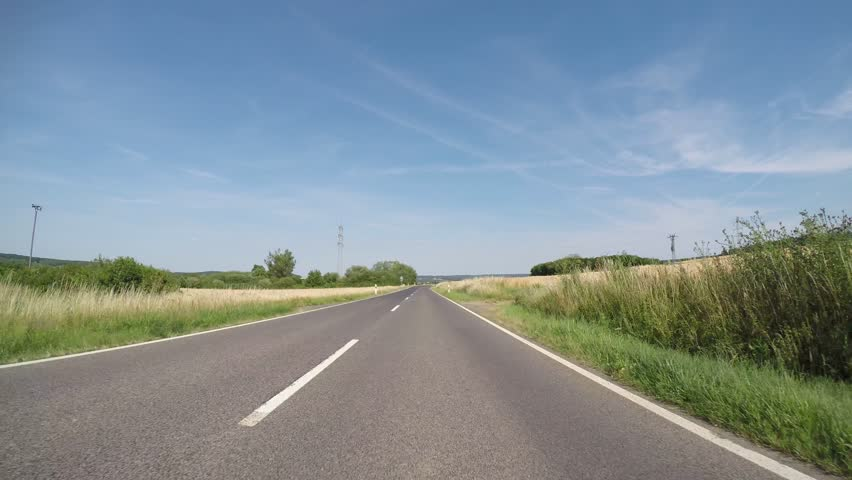
#> input picture road.jpg, 852 x 480 px, given in place of test.mp4, which was not available
$ python lane.py
#> lines starting #> are read from the running program, lines starting #| are printed output that depends on the picture; after the words box and inside, x2 and y2 are one past the last pixel; in counts of white or black regions, pixels touching at a corner belong together; pictures that were not available may be replaced by others from this repository, and a replacement may not be noted
import numpy as np
import cv2

def grayscale(img):
    return cv2.cvtColor(img, cv2.COLOR_BGR2GRAY)

def canny(img, low_threshold, high_threshold):
    return cv2.Canny(img, low_threshold, high_threshold)

def gaussian_blur(img, kernel_size):
    return cv2.GaussianBlur(img, (kernel_size, kernel_size), 0)

def region_of_interest(img, vertices):

    mask = np.zeros_like(img)

    if len(img.shape) > 2:
        channel_count = img.shape[2]  # i.e. 3 or 4 depending on your image
        ignore_mask_color = (255,) * channel_count
    else:
        ignore_mask_color = 255

    cv2.fillPoly(mask, vertices, ignore_mask_color)

    masked_image = cv2.bitwise_and(img, mask)
    return masked_image


def draw_lines(img, lines, color=(255, 0, 0), thickness=3):
    while lines is not None:
        for line in lines:
            for x1,y1,x2,y2 in line:
                return cv2.line(img, (x1, y1), (x2, y2), color, thickness)

def hough_lines(img, rho, theta, threshold, min_line_len, max_line_gap):
    lines = cv2.HoughLinesP(img, rho, theta, threshold, minLineLength=min_line_len, maxLineGap=max_line_gap)
    line_img = np.zeros(img.shape, dtype=np.uint8)
    draw_lines(line_img, lines)
    return line_img

def weighted_img(img, initial_img, a=0.8, b=1., c=0.):
    return cv2.addWeighted(initial_img, a, img, b, c)

cap = cv2.VideoCapture('test.mp4')

while(cap.isOpened()):
    ret, frame = cap.read()
#> frame is the input picture: shape (480, 852, 3); mean B, G, R 151.8, 145.1, 129.9
    frame = cv2.resize(frame, (0,0), fx=0.5, fy=0.5)
#> frame: shape (240, 426, 3)

    # convert images to grayscale
    gray = cv2.cvtColor(frame, cv2.COLOR_BGR2GRAY)
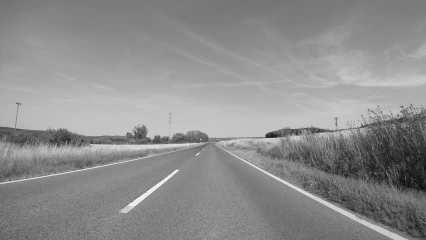
#> gray: shape (240, 426); min 10, max 245, mean 141.5

    # to detect yello lane, we need use HSV color space
    hsv = cv2.cvtColor(frame, cv2.COLOR_BGR2HSV)
#> hsv: shape (240, 426, 3); mean H, S, V 66.9, 74.3, 165.5

    # define target range for yello value
    lower_yellow = np.array([20, 100, 100], dtype = "uint8")
    upper_yellow = np.array([30, 255, 255], dtype = "uint8")

    # mask to the original RGB image
    mask_yellow = cv2.inRange(hsv, lower_yellow, upper_yellow)
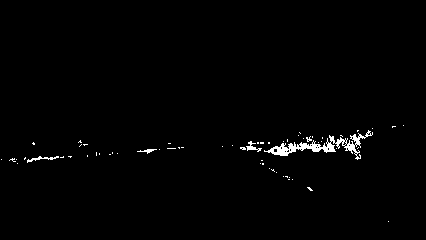
#> mask_yellow: shape (240, 426); 1.1% white; 62 white regions (58 under 20 px), largest, box (x1, y1, x2, y2) and area: (264, 130, 373, 160) 774, (27, 156, 59, 163) 72, (246, 141, 262, 152) 65, (137, 149, 157, 154) 40
    mask_white = cv2.inRange(gray, 200, 255)
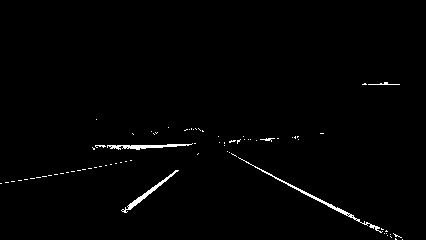
#> mask_white: shape (240, 426); 1.1% white in thin lines or dots, all inside (x1, y1, x2, y2) = (0, 82, 403, 240)
    mask_yw = cv2.bitwise_or(mask_white, mask_yellow)
#> mask_yw: shape (240, 426); 2.3% white in thin lines or dots, all inside (x1, y1, x2, y2) = (0, 82, 404, 240)
    mask_yw_image = cv2.bitwise_and(gray, mask_yw)
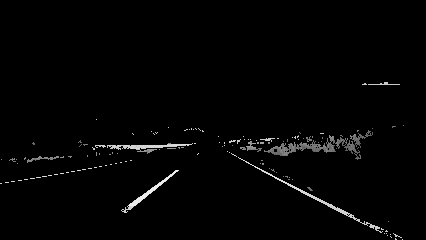
#> mask_yw_image: shape (240, 426); min 0, max 245, mean 3.8

    # gaussian blur
    kernel_size = 5
    gauss_gray = gaussian_blur(mask_yw_image,kernel_size)
#> in gaussian_blur, `return cv2.GaussianBlur(img, (kernel_size, kernel_size), 0)`:
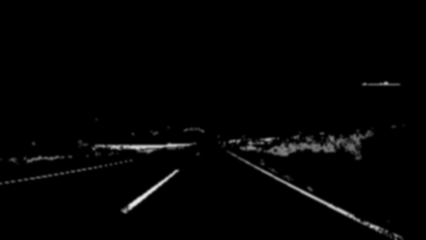
#> returned value: shape (240, 426); min 0, max 235, mean 3.8

    # cany edge detection
    low_threshold = 5
    high_threshold = 100
    canny_edges = cv2.Canny(gauss_gray,low_threshold,high_threshold)
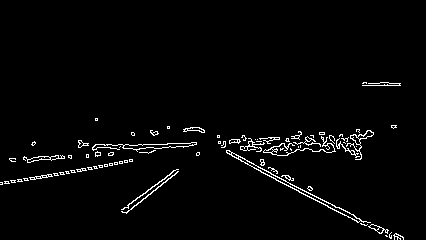
#> canny_edges: shape (240, 426); 2.5% white in thin lines or dots, all inside (x1, y1, x2, y2) = (0, 82, 404, 240)

    # create a region of interest
    max_width = frame.shape[1]
#> max_width = 426
    max_height = frame.shape[0]
#> max_height = 240
    width_delta = int(max_width/20)
#> width_delta = 21
    vertices = np.array([[(0, max_height), (max_width/2+140, max_height), (max_width/2 - width_delta/4, max_height/2+170), (max_width/3 - width_delta/4, max_height/2+170)]], np.int32)
    roi = region_of_interest(canny_edges, vertices)
#> in region_of_interest, `cv2.fillPoly(mask, vertices, ignore_mask_color)`: mask: shape (240, 426); every value is 0

    # transforms these points into lines inside of Hough space
    minLineLength = 1
    maxLineGap = 15000
    lines = hough_lines(roi,1,np.pi/180,50,minLineLength,maxLineGap)
#> in hough_lines, `lines = cv2.HoughLinesP(img, rho, theta, threshold, minLineLength=min_..`: lines = None

    weight_img = cv2.addWeighted(gray, 0.8, lines, 1., 0.)
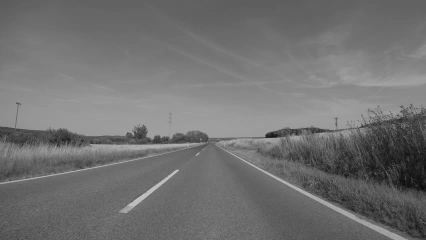
#> weight_img: shape (240, 426); min 8, max 196, mean 113.2


    # show frame
    cv2.imshow('before',lines)
    cv2.imshow('frame',weight_img)
    if cv2.waitKey(1) & 0xFF == ord('q'):
#> (key q is pressed here)
        break

cap.release()
cv2.destroyAllWindows()
